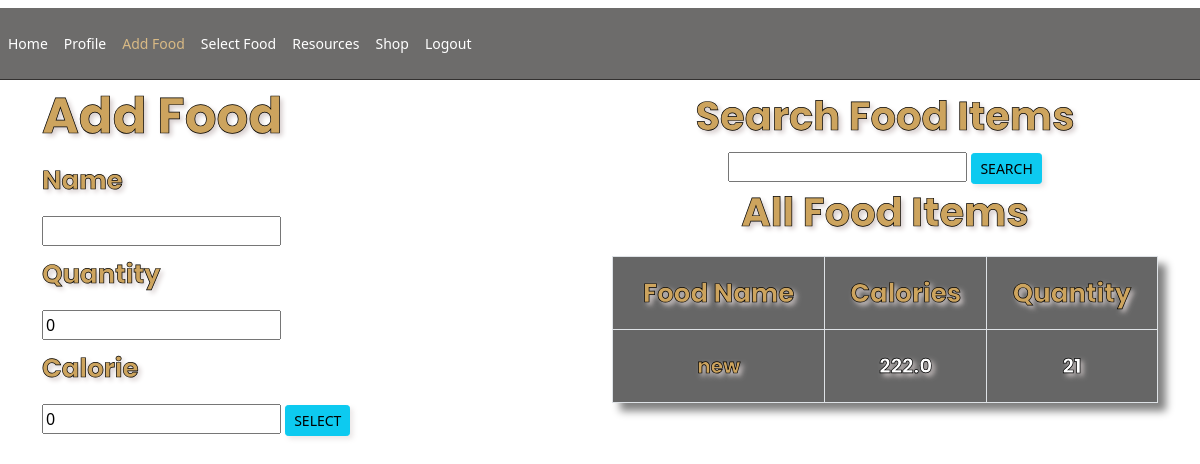
Screenshot of /add_food/ (signed in) with the database file from the repository.
### main_app/models.py (models this page shows, shortened)
class Food(models.Model):
	name = models.CharField(max_length=200 ,null=False)
	quantity = models.PositiveIntegerField(null=False,default=0)
	calorie = models.FloatField(null=False,default=0)
	person_of = models.ForeignKey(User,null=True,on_delete=models.CASCADE)

### main_app/views.py (the view)
# urls.py: path('add_food/', views.add_food, name='add_food'),
def add_food(request):
	food_items = Food.objects.filter(person_of=request.user)
	form = AddFoodForm(request.POST)
	if request.method == 'POST':
		form = AddFoodForm(request.POST)
		if form.is_valid():
			profile = form.save(commit=False)
			profile.person_of = request.user
			profile.save()
			return redirect('add_food')
	else:
		form = AddFoodForm()
	myFilter = FoodFilter(request.GET,queryset=food_items)
	food_items = myFilter.qs
	context = {'form':form,'food_items':food_items,'myFilter':myFilter}
	return render(request,'add_food.html',context)

### main_app/forms.py
class AddFoodForm(forms.ModelForm):
    class Meta:
        model = Food
        fields = ('name','quantity','calorie')

### main_app/templates/add_food.html (shortened to what this page needs)
{% extends 'base.html' %}
{% block content %}
<div class="container">
<div class="row">
    <div class="col-lg-6">
    <div class="login">
        <div class="login-screen">
            <div class="app-title">
                <h1 class="addfood">Add Food</h1>
            </div>
            <form method="POST" action="" class="login-form form-inline">
                {% for field in form %}
                <h5 class="card-title">
                {{ field.label }}
                </h5>
                {{ field }}
                {% endfor %}
                <input class="btn btn-sm btn-info" type="submit" value="select">
            </form>
        </div>
    </div>
    </div>
    <div class="col-lg-6 ">
    <div class="login">
        <div class="login-screen">
              <form method="get">
                  <h1 class="addsearch">Search Food Items </h1>
                      <div id="add-search">{{ myFilter.form }}
                  <button class="btn btn-sm btn-info" type="submit">Search </button></div>
              </form>
        </div>
    </div>
        <h1 class="addright"> All Food Items </h1>
        <table class="table table-bordered text-center mt-3">
            <thead class="thead-dark">
                <tr>
                    <th class="card-title" scope="col">Food Name</th>
                    <th class="card-title" scope="col">Calories</th>
                    <th class="card-title" scope="col">Quantity</th>
                </tr>
            </thead>
            <tbody>
                {% for food in food_items %}
                <tr>
                    <td class="food-name">{{ food.name }}</td>
                    <td class="add-food">{{ food.calorie }}</td>
                    <td class="add-food">{{ food.quantity }}</td>
                </tr>
                {% endfor %}
            </tbody>
        </table>
    </div>
</div>
</div>
{% endblock content %}

### main_app/static/homepage.css (style rules this page uses)
body { font-family: "Open Sans", sans-serif; background: #0c0b09; color: #fff; display: flex; flex-direction:column; }
h1, h2, h3, h4, h5, h6 { font-family: "Playfair Display", serif; }

### main_app/static/home.css (style rules this page uses)
body { width: 100%; height: 100vh; background: url("https://res.cloudinary.com/dvzw25pxu/image/upload/v1617725052/image123_o3uxcq.jpg") top center; background-size: cover; background-attachment: fixed; background-position: center; padding: 0; }
.card-title { margin: 0; font-size: 26px; font-weight: 700; line-height: 56px; color: #cda45e; font-family: "Poppins", sans-serif; -webkit-text-stroke-width: .7px; -webkit-text-stroke-color: black; text-shadow: 3px 3px 5px rgb(214, 205, 205); }
.btn { text-transform: uppercase; box-shadow: 3px 3px 5px rgba(214, 205, 205, 0.481); }
.addfood { font-size: 50px; font-weight: 700; line-height: 56px; color: #cda45e; font-family: "Poppins", sans-serif; text-shadow: 3px 3px 5px rgb(214, 205, 205); -webkit-text-stroke-width: .7px; -webkit-text-stroke-color: black; }
.addright { font-size: 40px; font-weight: 700; line-height: 56px; color: #cda45e; font-family: "Poppins", sans-serif; text-shadow: 3px 3px 5px rgb(214, 205, 205); -webkit-text-stroke-width: .7px; -webkit-text-stroke-color: black; text-align: center; }
.addsearch { font-size: 40px; font-weight: 700; line-height: 56px; color: #cda45e; font-family: "Poppins", sans-serif; text-shadow: 3px 3px 5px rgb(214, 205, 205); -webkit-text-stroke-width: .7px; -webkit-text-stroke-color: black; text-align: center; margin-bottom: 8px; }
.food-name { font-size: 20px; font-weight: 700; line-height: 56px; color: #cda45e; font-family: "Poppins", sans-serif; text-shadow: 3px 3px 5px rgb(214, 205, 205); -webkit-text-stroke-width: .7px; -webkit-text-stroke-color: black; text-align: center; }
.add-food { font-size: 20px; font-weight: 700; line-height: 56px; color: white; font-family: "Poppins", sans-serif; text-shadow: 3px 3px 5px rgb(214, 205, 205); -webkit-text-stroke-width: .7px; -webkit-text-stroke-color: black; text-align: center; }
#add-search { text-align: center; }
.table { background-color: rgba(0, 0, 0, 0.6); box-shadow: 8px 8px 8px gray; border-top: solid; border-bottom: solid; border-right: solid; border-left: solid; border-color: white; border-width: thin; text-align: center; }

### rows the page displays
Food: name "new", calorie "222.0", quantity "21"

### other values shown
{{ field.label }} "Name" "Quantity" "Calorie"
